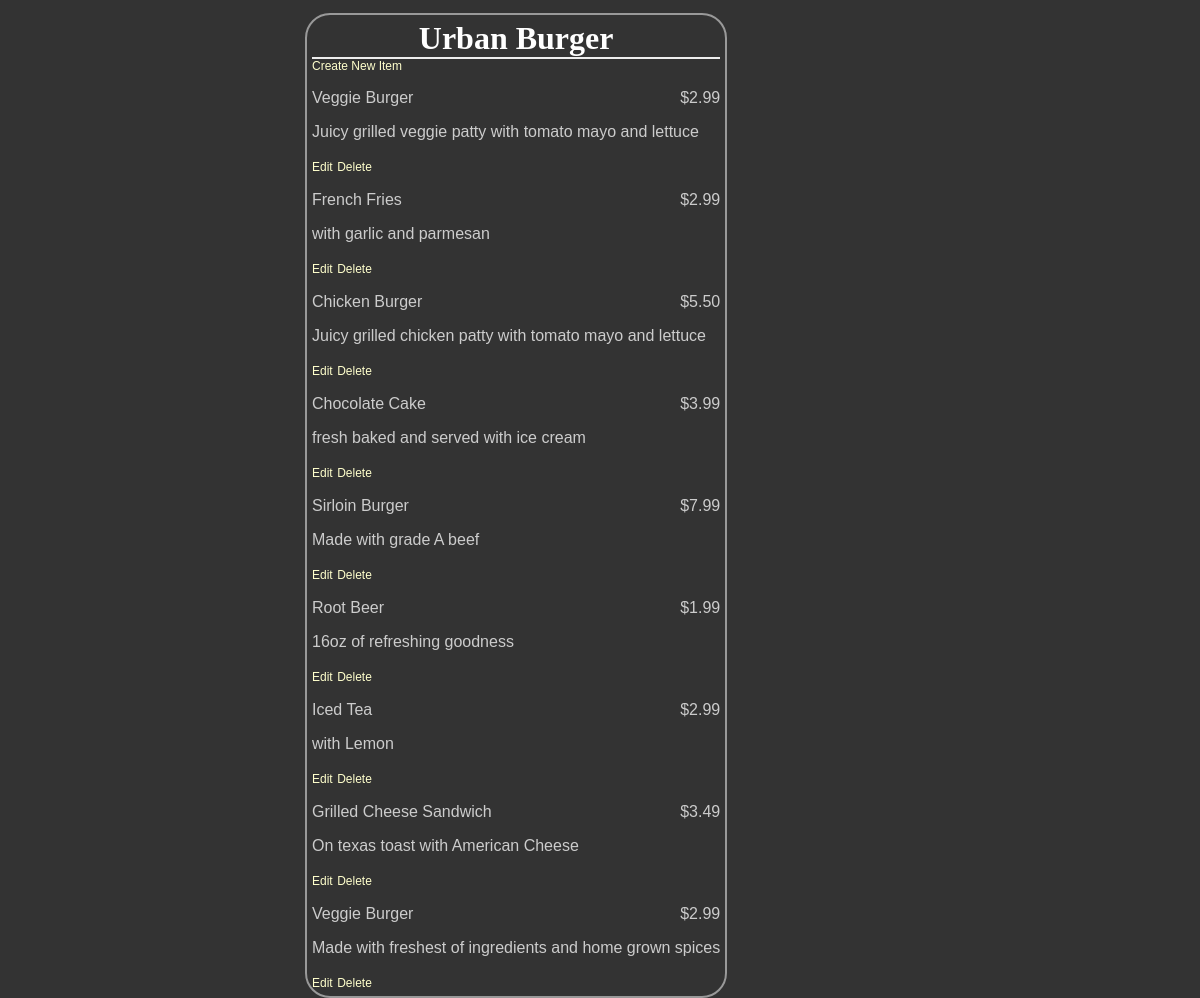
Page /restaurants/2/menu on the committed database.
### database_setup.py (models this page shows, shortened)
class Restaurant(Base):
    __tablename__ = 'restaurant'
    id = Column(Integer, primary_key=True)
    name = Column(String(250), nullable=False)

class MenuItem(Base):
    __tablename__ = 'menu_item'
    id = Column(Integer, primary_key=True)
    name = Column(String(80), nullable=False)
    description = Column(String(250))
    price = Column(String(8))
    course = Column(String(250))
    restaurant_id = Column(Integer, ForeignKey('restaurant.id'))
    restaurant = relationship(Restaurant)

### project.py (the view)
@app.route('/')
@app.route('/restaurants/<int:restaurant_id>/menu')
def restaurantMenu(restaurant_id):
    session = DBSession()
    restaurant = session.query(Restaurant).filter_by(id=restaurant_id).one()
    items = session.query(MenuItem).filter_by(restaurant_id=restaurant_id)
    return render_template(
        'menu.html', restaurant=restaurant, items=items, restaurant_id=restaurant_id)

### templates/menu.html (shortened to what this page needs)
<html>
    <head>
        <link rel="stylesheet" type="text/css" href="{{ url_for('static', filename='styles.css') }}"></head>
        <body>
            <div class='pane'>
                <div class='header'>
                    <h1>{{ restaurant.name }}</h1>
                </div>
                <a href='{{url_for('newMenuItem', restaurant_id = restaurant.id) }}'>Create New Item</a>
                {% for i in items %}
                    <div class='nameAndPrice'>
                        <span class='name'>
                            <p>{{i.name}}</p>
                        </span>
                        <span class='price'>
                            <p>{{i.price}}
                            </p>
                        </span>
                    </div>
                    <div class='description'>
                        <p>{{i.description}}</p>
                    </div>
                    <div class="editdeletepane">
                        <a href='{{url_for('editMenuItem',restaurant_id = restaurant.id, menu_id=i.id)}}'>Edit</a>
                        <a href='{{url_for('deleteMenuItem', restaurant_id = restaurant.id, menu_id=i.id)}}'>
                            Delete</a>
                    </div>
                {% endfor %}
            </div>
    </body>
</html>

### static/styles.css (style rules this page uses)
body { font-family: sans-serif; background-color: #333333 }
h1, h2, h3, h4 { color: #ffffff; }
h1, h2 { font-family: 'georgia', serif; margin: 0; }
h1 { border-bottom: 2px solid #eee; }
p, dd, dt { color: #cccccc; }
a { text-decoration: none; color: #ffffcc; font-size: .75em; }
.pane { position: absolute; left: 25%; border: 2px solid; border-radius: 25px; padding: 5px; margin: 5px; border-color: #999999; background-color: #333333 }
.header { left: 50%; text-align: center; }
.name { width: 50%; display: inline-block; float: left; }
.price { text-align: right; width: 50%; float: right; }

### rows in the picture
Restaurant: name "Urban Burger"
MenuItem: name "Veggie Burger", price "$2.99", description "Juicy grilled veggie patty with tomato mayo and lettuce"
MenuItem: name "French Fries", price "$2.99", description "with garlic and parmesan"
MenuItem: name "Chicken Burger", price "$5.50", description "Juicy grilled chicken patty with tomato mayo and lettuce"
MenuItem: name "Chocolate Cake", price "$3.99", description "fresh baked and served with ice cream"
MenuItem: name "Sirloin Burger", price "$7.99", description "Made with grade A beef"
MenuItem: name "Root Beer", price "$1.99", description "16oz of refreshing goodness"
MenuItem: name "Iced Tea", price "$2.99", description "with Lemon"
MenuItem: name "Grilled Cheese Sandwich", price "$3.49", description "On texas toast with American Cheese"
MenuItem: name "Veggie Burger", price "$2.99", description "Made with freshest of ingredients and home grown spices"
